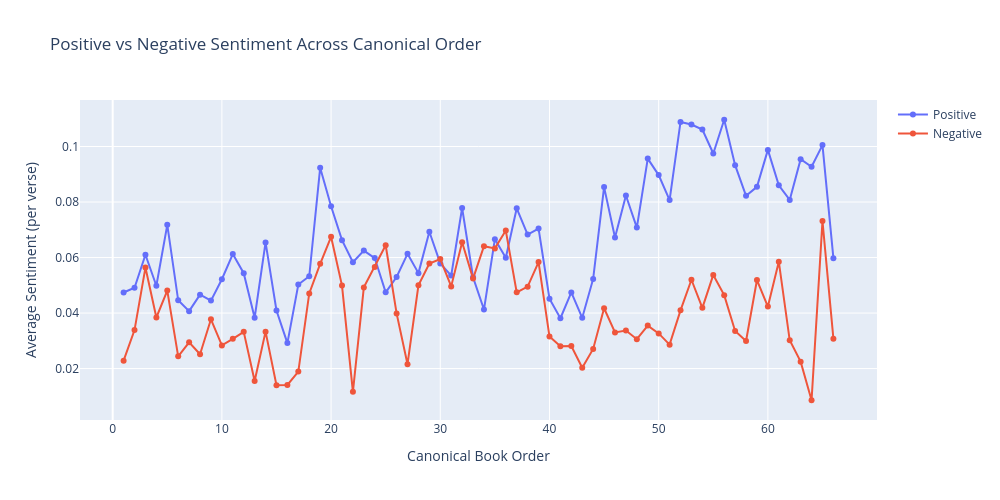

Notebook code cell kept with this figure:
### Code cell
fig = go.Figure()

fig.add_trace(
    go.Scatter(
        x=book_sent["book_number"],
        y=book_sent["positive"],
        mode="lines+markers",
        name="Positive",
        text=book_sent["book_name"],
        hovertemplate=
        "<b>%{text}</b><br>" +
        "Positive: %{y:.4f}<br>" +
        "<extra></extra>"
    )
)

fig.add_trace(
    go.Scatter(
        x=book_sent["book_number"],
        y=book_sent["negative"],
        mode="lines+markers",
        name="Negative",
        text=book_sent["book_name"],
        hovertemplate=
        "<b>%{text}</b><br>" +
        "Negative: %{y:.4f}<br>" +
        "<extra></extra>"
    )
)

fig.update_layout(
    title="Positive vs Negative Sentiment Across Canonical Order",
    xaxis_title="Canonical Book Order",
    yaxis_title="Average Sentiment (per verse)",
    width=1000,
    height=500
)

fig.show()

### Figure 1 — Plotly figure (JSON) as saved in the notebook; plotly's stock layout.template omitted (floating-point values rounded to 4 significant figures)
{"data": [{"hovertemplate": "<b>%{text}</b><br>Positive: %{y:.4f}<br><extra></extra>", "mode": "lines+markers", "name": "Positive", "text": ["Genesis", "Exodus", "Leviticus", "Numbers", "Deuteronomy", "Joshua", "Judges", "Ruth", "1 Samuel", "2 Samuel", "1 Kings", "2 Kings", "1 Chronicles", "2 Chronicles", "Ezra", "Nehemiah", "Esther", "Job", "Psalms", "Proverbs", "Ecclesiastes", "Song of Solomon", "Isaiah", "Jeremiah", "Lamentations", "Ezekiel", "Daniel", "Hosea", "Joel", "Amos", "Obadiah", "Jonah", "Micah", "Nahum", "Habakkuk", "Zephaniah", "Haggai", "Zechariah", "Malachi", "Matthew", "Mark", "Luke", "John", "Acts", "Romans", "1 Corinthians", "2 Corinthians", "Galatians", "Ephesians", "Philippians", "Colossians", "1 Thessalonians", "2 Thessalonians", "1 Timothy", "2 Timothy", "Titus", "Philemon", "Hebrews", "James", "1 Peter", "2 Peter", "1 John", "2 John", "3 John", "Jude", "Revelation"], "type": "scatter", "x": [1, 2, 3, 4, 5, 6, 7, 8, 9, 10, 11, 12, 13, 14, 15, 16, 17, 18, 19, 20, 21, 22, 23, 24, 25, 26, 27, 28, 29, 30, 31, 32, 33, 34, 35, 36, 37, 38, 39, 40, 41, 42, 43, 44, 45, 46, 47, 48, 49, 50, 51, 52, 53, 54, 55, 56, 57, 58, 59, 60, 61, 62, 63, 64, 65, 66], "y": [0.0474, 0.0491, 0.06099, 0.04982, 0.07178, 0.04459, 0.04069, 0.04663, 0.04449, 0.05219, 0.06124, 0.05435, 0.03831, 0.06545, 0.04094, 0.02917, 0.05028, 0.05326, 0.09232, 0.07846, 0.06627, 0.05831, 0.06249, 0.05982, 0.04745, 0.05298, 0.06134, 0.05438, 0.06929, 0.05787, 0.0535, 0.07786, 0.05291, 0.04127, 0.0666, 0.05992, 0.07773, 0.06827, 0.07042, 0.04516, 0.03813, 0.04744, 0.03827, 0.0523, 0.08537, 0.06723, 0.08233, 0.07078, 0.09564, 0.0897, 0.08072, 0.1088, 0.1079, 0.1061, 0.09748, 0.1096, 0.09328, 0.08223, 0.08546, 0.09878, 0.086, 0.08075, 0.09541, 0.09271, 0.1005, 0.05978]}, {"hovertemplate": "<b>%{text}</b><br>Negative: %{y:.4f}<br><extra></extra>", "mode": "lines+markers", "name": "Negative", "text": ["Genesis", "Exodus", "Leviticus", "Numbers", "Deuteronomy", "Joshua", "Judges", "Ruth", "1 Samuel", "2 Samuel", "1 Kings", "2 Kings", "1 Chronicles", "2 Chronicles", "Ezra", "Nehemiah", "Esther", "Job", "Psalms", "Proverbs", "Ecclesiastes", "Song of Solomon", "Isaiah", "Jeremiah", "Lamentations", "Ezekiel", "Daniel", "Hosea", "Joel", "Amos", "Obadiah", "Jonah", "Micah", "Nahum", "Habakkuk", "Zephaniah", "Haggai", "Zechariah", "Malachi", "Matthew", "Mark", "Luke", "John", "Acts", "Romans", "1 Corinthians", "2 Corinthians", "Galatians", "Ephesians", "Philippians", "Colossians", "1 Thessalonians", "2 Thessalonians", "1 Timothy", "2 Timothy", "Titus", "Philemon", "Hebrews", "James", "1 Peter", "2 Peter", "1 John", "2 John", "3 John", "Jude", "Revelation"], "type": "scatter", "x": [1, 2, 3, 4, 5, 6, 7, 8, 9, 10, 11, 12, 13, 14, 15, 16, 17, 18, 19, 20, 21, 22, 23, 24, 25, 26, 27, 28, 29, 30, 31, 32, 33, 34, 35, 36, 37, 38, 39, 40, 41, 42, 43, 44, 45, 46, 47, 48, 49, 50, 51, 52, 53, 54, 55, 56, 57, 58, 59, 60, 61, 62, 63, 64, 65, 66], "y": [0.02283, 0.03387, 0.05639, 0.0384, 0.04811, 0.02442, 0.02947, 0.02517, 0.03775, 0.02834, 0.03071, 0.03323, 0.01555, 0.0333, 0.014, 0.0141, 0.01892, 0.04706, 0.05775, 0.06748, 0.04989, 0.01162, 0.04924, 0.05657, 0.06444, 0.03986, 0.02157, 0.05, 0.05781, 0.05946, 0.04961, 0.06554, 0.05241, 0.06406, 0.06329, 0.06971, 0.04745, 0.04952, 0.05835, 0.03154, 0.02802, 0.02811, 0.02027, 0.02709, 0.04174, 0.03301, 0.03369, 0.03058, 0.03547, 0.03267, 0.02862, 0.04097, 0.052, 0.04187, 0.05374, 0.04645, 0.03352, 0.02993, 0.05189, 0.04233, 0.05849, 0.03019, 0.02249, 0.008586, 0.07312, 0.03078]}], "layout": {"height": 500, "title": {"text": "Positive vs Negative Sentiment Across Canonical Order"}, "width": 1000, "xaxis": {"title": {"text": "Canonical Book Order"}}, "yaxis": {"title": {"text": "Average Sentiment (per verse)"}}}}
